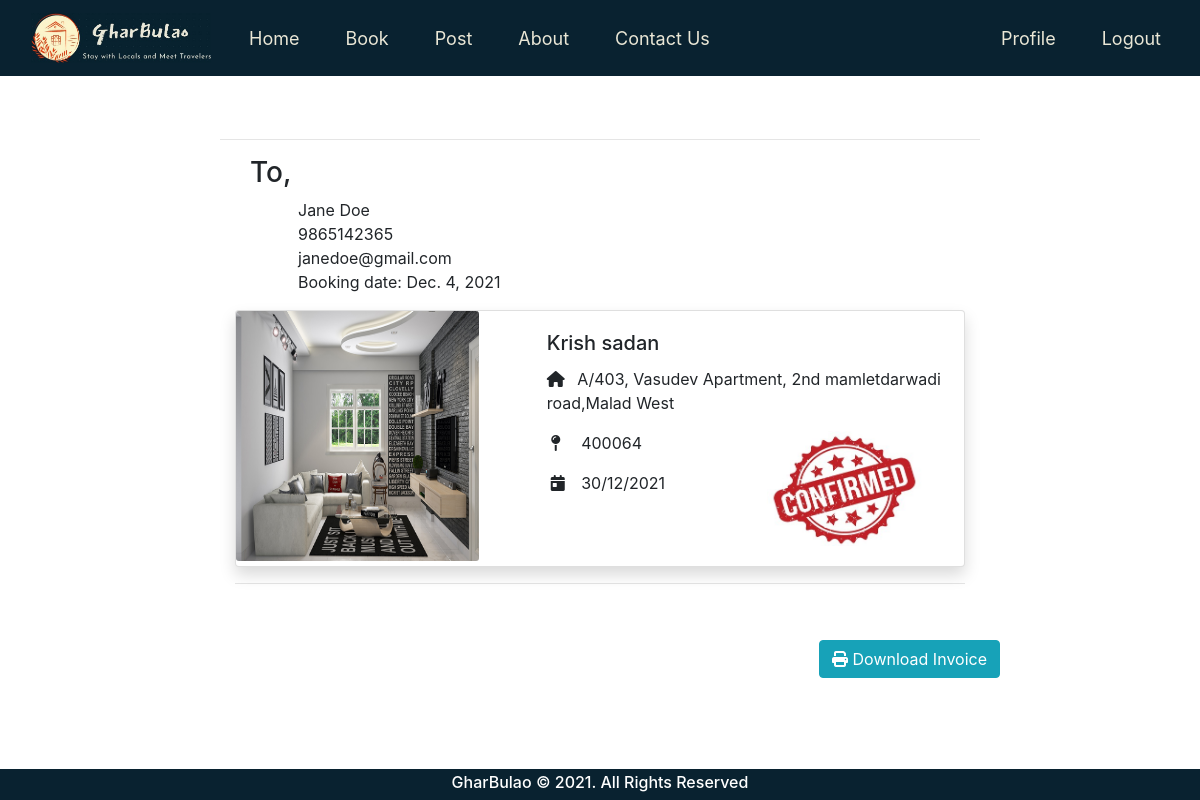
Page /receipt/13 (signed in) on the committed database.
### users/models.py (models this page shows, shortened)
class Profile(models.Model):
    user = models.OneToOneField(User,on_delete=models.CASCADE)
    profile_picture = models.ImageField(default='default.png',upload_to='profile_pics')
    gender = models.CharField(max_length=10)
    mobile_no = models.CharField(max_length=10)
    bio = models.CharField(max_length=1000)
    city = models.CharField(max_length=50, choices=cities, default='Mumbai')
    birth_date = models.DateField(null=True)
    REQUIRED_FIELDS = ['profile_picture','gender','mobile_no','city','birth_date']

class Post(models.Model):
    user = models.OneToOneField(User,on_delete=models.CASCADE)
    address = models.TextField()
    pincode = models.IntegerField(null=True)
    city = models.CharField(max_length=50, choices=cities, default='Mumbai')
    state =  models.CharField(max_length=50, choices=states, default='Maharashtra')
    Area = models.DecimalField(max_digits=6,default=0.0,decimal_places=2)
    amenities = models.CharField(max_length=500,default='[]')
    timestamp = models.DateTimeField(auto_now=True)
    desc = models.TextField(max_length=500,default='')
    name = models.CharField(max_length=100, default='')

### users/views.py (the view)
# urls.py: path('receipt/<int:pk>',views.receipt, name="receipt")
@login_required
def receipt(request, pk):
   post = Post.objects.get(id=pk)
   img = Img.objects.filter(post=post)
   post.date = date.today()
   post.img = img[0].image
   return render(request,'users/receipt.html',context={'post':post})

### users/templates/users/receipt.html (shortened to what this page needs)
{% extends "users/base.html" %} {% load static %} {% block style %}
<link
  rel="stylesheet"
  type="text/css"
  href="{% static 'users/Receipt.css' %}"
/>
{% endblock style %} {% block body %}
<br />
<br />
<div class="print">
  <hr />
  <div class="mb-3" style="padding-left: 30px">
  <h3 >To,</h3>
  <div class="pl-5">{{user.first_name}} {{user.last_name}}</div>
  <div class="pl-5">{{user.profile.mobile_no}}</div>
  <div class="pl-5">{{user.email}}</div>
  <div class="pl-5">Booking date: {{post.date}}</div>
  </div>
  <div class="container">
    <div class="shadow card mb-3 mx-auto">
      <div class="row no-gutters">
        <div class="col-md-4">
          <img
            src={{post.img.url}}
            class="card-img"
            alt="..."
            height= 250
            width= 100
          />
        </div>
        <div class="col-md-8">
          <div class="card-body ml-5">
          <h5 class="card-title">{{post.name}}</h5>
        <p class="card-text"><i class="fas fa-home mr-2"></i> {{post.address}}</p>
          <div class="row">
          <div class="col">
            <p class="card-text"><i class="fas fa-map-pin mr-3 pl-1"></i></i> {{post.pincode}}</p>
            <p class="card-text"><i class="fas fa-calendar-day mr-2 pl-1 pr-1"></i></i> 30/12/2021</p>
            </div>
            <div class="col">
            <img src="/media/confirmed.jpg" height=115 width=200 alt="Confirmed" style="margin-left: 20px">
            </div>
          </div>
          </div>
        </div>
      </div>
    </div>
    <hr />
  </div>
</div>
<div style="margin-right: 200px; padding-left: 200px; padding-top: 20px; margin-bottom: 50px">
  <div class="text-right">
    <a>
      <button id="printInvoice" class="btn btn-info">
        <i class="fa fa-print"></i> Download Invoice
      </button>
    </a>
  </div>
</div>
{% endblock body %}

### users/static/users/Navbar.css (style rules this page uses)
:root { --blue: #092230; --off_white: #eae7d6; }

### users/static/users/Receipt.css (style rules this page uses)
.print { margin-right: 200px; margin-left: 200px; padding: 20px; background-color: white; }

### rows in the picture
Post: date "Dec. 4, 2021", name "Krish sadan", address "A/403, Vasudev Apartment, 2nd mamletdarwadi road,Malad West", pincode "400064"

### other values in the picture
{{ user.first_name }} "Jane"
{{ user.last_name }} "Doe"
{{ user.profile.mobile_no }} "9865142365"
{{ user.email }} "janedoe@gmail.com"
